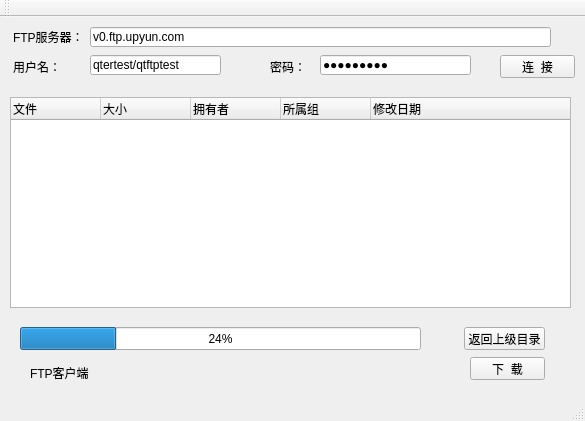
<?xml version="1.0" encoding="UTF-8"?>
<ui version="4.0">
 <class>MainWindow</class>
 <widget class="QMainWindow" name="MainWindow">
  <property name="geometry">
   <rect>
    <x>0</x>
    <y>0</y>
    <width>585</width>
    <height>421</height>
   </rect>
  </property>
  <property name="windowTitle">
   <string>MainWindow</string>
  </property>
  <widget class="QWidget" name="centralWidget">
   <widget class="QLabel" name="label">
    <property name="geometry">
     <rect>
      <x>30</x>
      <y>335</y>
      <width>401</width>
      <height>41</height>
     </rect>
    </property>
    <property name="text">
     <string>FTP客户端</string>
    </property>
   </widget>
   <widget class="QLabel" name="label_2">
    <property name="geometry">
     <rect>
      <x>13</x>
      <y>10</y>
      <width>71</width>
      <height>20</height>
     </rect>
    </property>
    <property name="text">
     <string>FTP服务器：</string>
    </property>
   </widget>
   <widget class="QLabel" name="label_3">
    <property name="geometry">
     <rect>
      <x>13</x>
      <y>40</y>
      <width>71</width>
      <height>20</height>
     </rect>
    </property>
    <property name="text">
     <string>用户名：</string>
    </property>
   </widget>
   <widget class="QLabel" name="label_4">
    <property name="geometry">
     <rect>
      <x>270</x>
      <y>40</y>
      <width>54</width>
      <height>20</height>
     </rect>
    </property>
    <property name="text">
     <string>密码：</string>
    </property>
   </widget>
   <widget class="QPushButton" name="connectButton">
    <property name="geometry">
     <rect>
      <x>500</x>
      <y>38</y>
      <width>75</width>
      <height>23</height>
     </rect>
    </property>
    <property name="text">
     <string>连  接</string>
    </property>
   </widget>
   <widget class="QTreeWidget" name="fileList">
    <property name="geometry">
     <rect>
      <x>10</x>
      <y>80</y>
      <width>561</width>
      <height>211</height>
     </rect>
    </property>
    <property name="animated">
     <bool>false</bool>
    </property>
    <attribute name="headerCascadingSectionResizes">
     <bool>false</bool>
    </attribute>
    <attribute name="headerDefaultSectionSize">
     <number>90</number>
    </attribute>
    <attribute name="headerHighlightSections">
     <bool>false</bool>
    </attribute>
    <attribute name="headerMinimumSectionSize">
     <number>25</number>
    </attribute>
    <column>
     <property name="text">
      <string>文件</string>
     </property>
    </column>
    <column>
     <property name="text">
      <string>大小</string>
     </property>
    </column>
    <column>
     <property name="text">
      <string>拥有者</string>
     </property>
    </column>
    <column>
     <property name="text">
      <string>所属组</string>
     </property>
    </column>
    <column>
     <property name="text">
      <string>修改日期</string>
     </property>
    </column>
   </widget>
   <widget class="QProgressBar" name="progressBar">
    <property name="geometry">
     <rect>
      <x>20</x>
      <y>310</y>
      <width>401</width>
      <height>23</height>
     </rect>
    </property>
    <property name="value">
     <number>24</number>
    </property>
   </widget>
   <widget class="QPushButton" name="cdToParentButton">
    <property name="geometry">
     <rect>
      <x>464</x>
      <y>310</y>
      <width>81</width>
      <height>23</height>
     </rect>
    </property>
    <property name="text">
     <string>返回上级目录</string>
    </property>
   </widget>
   <widget class="QPushButton" name="downloadButton">
    <property name="geometry">
     <rect>
      <x>470</x>
      <y>340</y>
      <width>75</width>
      <height>23</height>
     </rect>
    </property>
    <property name="text">
     <string>下  载</string>
    </property>
   </widget>
   <widget class="QLineEdit" name="ftpServerLineEdit">
    <property name="geometry">
     <rect>
      <x>90</x>
      <y>10</y>
      <width>461</width>
      <height>20</height>
     </rect>
    </property>
    <property name="text">
     <string>v0.ftp.upyun.com</string>
    </property>
    <property name="placeholderText">
     <string>请输入服务器地址</string>
    </property>
   </widget>
   <widget class="QLineEdit" name="userNameLineEdit">
    <property name="geometry">
     <rect>
      <x>90</x>
      <y>38</y>
      <width>131</width>
      <height>20</height>
     </rect>
    </property>
    <property name="toolTip">
     <string>默认用户名请使用：anonymous ，此时密码任意</string>
    </property>
    <property name="text">
     <string>qtertest/qtftptest</string>
    </property>
    <property name="placeholderText">
     <string>请输入用户名</string>
    </property>
   </widget>
   <widget class="QLineEdit" name="passWordLineEdit">
    <property name="geometry">
     <rect>
      <x>320</x>
      <y>38</y>
      <width>151</width>
      <height>20</height>
     </rect>
    </property>
    <property name="text">
     <string>pwd123456</string>
    </property>
    <property name="echoMode">
     <enum>QLineEdit::Password</enum>
    </property>
    <property name="placeholderText">
     <string>请输入密码</string>
    </property>
   </widget>
  </widget>
  <widget class="QMenuBar" name="menuBar">
   <property name="geometry">
    <rect>
     <x>0</x>
     <y>0</y>
     <width>585</width>
     <height>23</height>
    </rect>
   </property>
  </widget>
  <widget class="QToolBar" name="mainToolBar">
   <attribute name="toolBarArea">
    <enum>TopToolBarArea</enum>
   </attribute>
   <attribute name="toolBarBreak">
    <bool>false</bool>
   </attribute>
  </widget>
  <widget class="QStatusBar" name="statusBar"/>
 </widget>
 <layoutdefault spacing="6" margin="11"/>
 <resources/>
 <connections/>
</ui>
